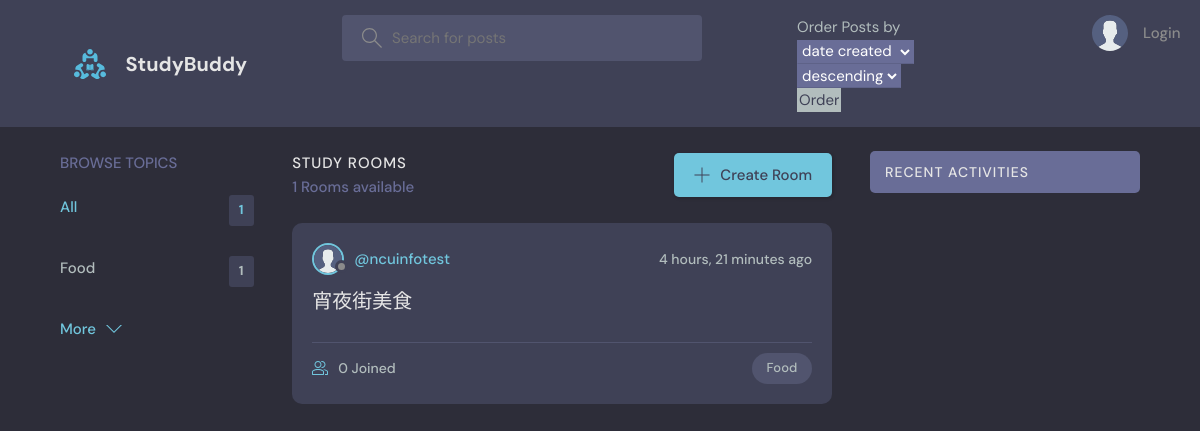
The app's page /, older data.
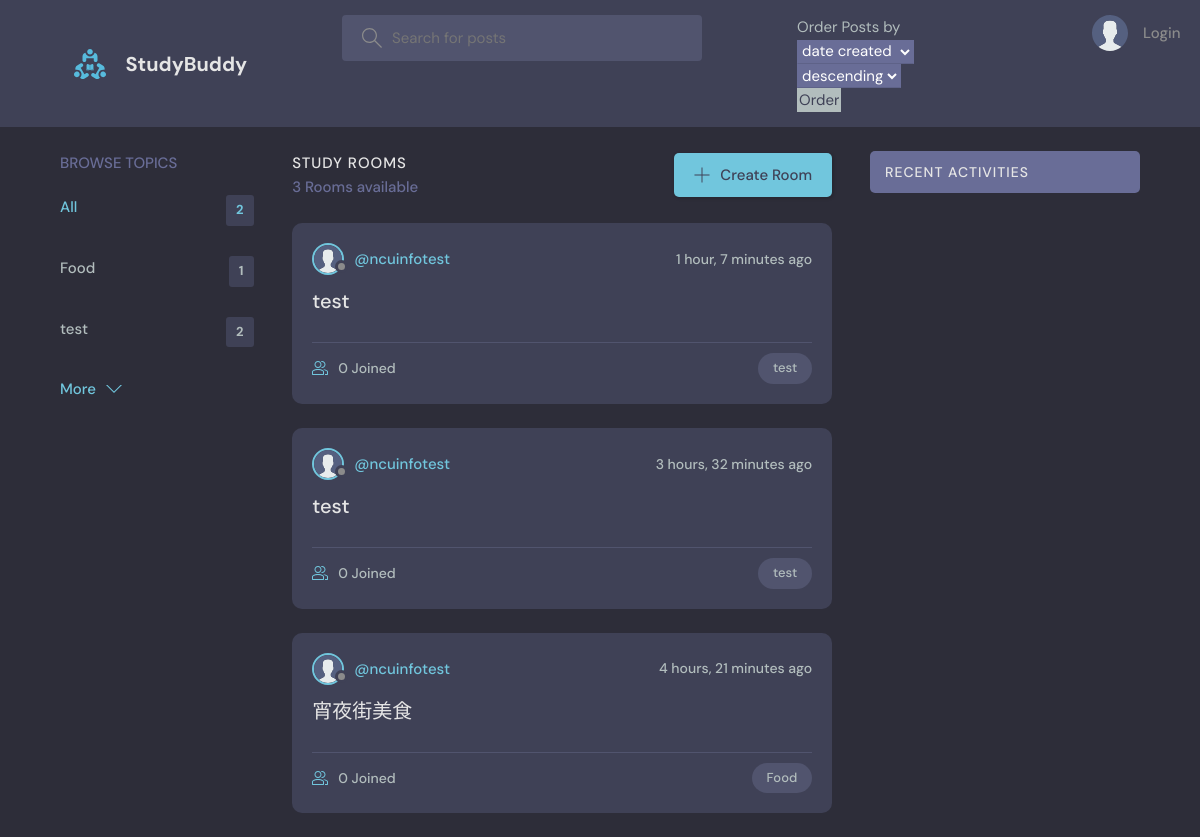
The same page, newer data.
### base/models.py (models this page shows, shortened)
class Topic(models.Model):
    name = models.CharField(max_length=200)

class Room(models.Model):
    host = models.ForeignKey(User, on_delete=models.SET_NULL, null=True)
    topic = models.ForeignKey(Topic, on_delete=models.SET_NULL, null=True)
    name = models.CharField(max_length=200)
    description = models.TextField(null=True, blank=True)
    participants = models.ManyToManyField(
        User, related_name='participants', blank=True)
    updated = models.DateTimeField(auto_now=True)
    created = models.DateTimeField(auto_now_add=True)
    likes = models.ManyToManyField(User, related_name='post_like', blank=True)
    message_count = models.IntegerField(default=0, null=True, blank=True)
    like_count = models.IntegerField(default=0, null=True, blank=True)
    class Meta:
        pass
    def __str__(self):
        return self.name

class User(AbstractUser):
    name = models.CharField(max_length=200, null=True)
    real_first_name = models.CharField(max_length=200, null=True)
    real_last_name = models.CharField(max_length=200, null=True)
    email = models.EmailField(unique=True, null=True)
    GENDER_MALE = 0
    GENDER_FEMALE = 1
    GENDER_CHOICES = [(GENDER_MALE, 'Male'), (GENDER_FEMALE, 'Female')]
    gender = models.IntegerField(choices=GENDER_CHOICES, null=True)
    bio = models.TextField(max_length=300, null=True)
    avatar = models.ImageField(null=True, default="avatar.svg")
    CL_Subject = 0
    EL_Subject = 1
    FR_Subject = 2
    IPLA_Subject = 3
    MA_Subject = 4
    PH_Subject = 5
    CM_Subject = 6
    OS_Subject = 7
    JS_Subject = 8
    CI_Subject = 9
    ME_Subject = 10
    CH_Subject = 11
    EI_Subject = 12
    BA_Subject = 13
    MIS_Subject = 14
    FM_Subject = 15
    EC_Subject = 16
    EE_Subject = 17
    CE_Subject = 18
    CO_Subject = 19
    IPEECS_Subject = 20
    AP_Subject = 21
    GP_Subject = 22
    SS_Subject = 23
    GA_Subject = 24
    HK_Subject = 25
    LS_Subject = 26
    BM_Subject = 27
    SUBJECT_CHOICES = [(CL_Subject, '中國文學系'), (EL_Subject, '英美語文學系'),
                       (FR_Subject, '法國語文學系'), (IPLA_Subject, '文學院學士班'),
                       (CM_Subject, '化學系'), (OS_Subject, '光電科學與工程學系'),
                       (JS_Subject, '理學院學士班'), (CI_Subject, '土木工程學系'),
                       (ME_Subject, '機械工程學系'), (CH_Subject, '化學工程與材料工程學系'),
                       (EI_Subject, '工學院學士班'), (BA_Subject, '企業管理學系'),
                       (MIS_Subject, '資訊管理學系'), (FM_Subject, '財務金融學系'),
                       (EC_Subject, '經濟學系'), (EE_Subject, '電機工程學系'),
                       (CE_Subject, '資訊工程學系'), (CO_Subject, '通訊工程學系'),
                       (IPEECS_Subject, '資訊電機學院學士班'), (AP_Subject, '大氣科學學系'),
                       (GP_Subject, '地球科學學系'), (SS_Subject, '太空工程與科學學系'),
                       (GA_Subject, '地科院學士班'), (HK_Subject, '客家語文暨社會科學學系'),
                       (LS_Subject, '生命科學系'), (BM_Subject, '生醫工程與科學學系')]
    Subject = models.IntegerField(choices=SUBJECT_CHOICES, null=True)
    USERNAME_FIELD = 'email'
    REQUIRED_FIELDS = ['username']

### base/views.py (the view)
# urls.py: path('', views.home, name="home"),
def home(request):
    q = request.GET.get('q') if request.GET.get('q') != None else ''
    oo = request.GET.get('order_option') if request.GET.get('order_option') != None else 'created'
    od = request.GET.get('order_direction') if request.GET.get('order_direction') != None else 'descending'
    direction_symbol = '-' if (od == 'descending') else ''
    rooms = Room.objects.filter(
        Q(topic__name__icontains=q) |
        Q(name__icontains=q) |
        Q(description__icontains=q)
    ).order_by(str(direction_symbol+oo))
    print(rooms)
    topics = Topic.objects.all()[0:5]
    room_count = rooms.count()
    room_messages = Message.objects.filter(
        Q(room__topic__name__icontains=q))[0:3]
    context = {'rooms': rooms,
               'topics': topics,
               'room_count': room_count,
               'room_messages': room_messages}
    return render(request, 'base/home.html', context)

### base/templates/base/home.html (shortened to what this page needs)
{% extends 'main.html' %}
{% block content %}
<main class="layout layout--3">
  <div class="container">
    {% include 'base/topics_component.html' %}
    <div class="roomList">
    <div class="roomList__header">
      <div>
        <h2>Study Rooms</h2>
        <p>{{room_count}} Rooms available</p>
      </div>
      <a class="btn btn--main" href="{% url 'create-room' %}">
        <svg version="1.1" xmlns="http://www.w3.org/2000/svg" width="32" height="32" viewBox="0 0 32 32">
          <title>add</title>
          <path
          d="M16.943 0.943h-1.885v14.115h-14.115v1.885h14.115v14.115h1.885v-14.115h14.115v-1.885h-14.115v-14.115z">
        </path>
        </svg>
        Create Room
      </a>
    </div>
    {% include 'base/feed_component.html' %}
  </div>
  {% include 'base/activity_component.html' %}
</div>
</main>
{% endblock %}

### base/templates/base/topics_component.html
<div class="topics">
    <div class="topics__header">
        <h2>Browse Topics</h2>
    </div>
    <ul class="topics__list">
        <li>
            <a href="{% url 'home' %}" class="active">All <span>{{topics.count}}</span></a>
        </li>
        {% for topic in topics %}
        <li>
            <a href="{% url 'home' %}?q={{topic.name}}">{{topic.name}}<span>{{topic.room_set.all.count}}</span></a>
        </li>
        {% endfor %}
    </ul>
    <a class="btn btn--link" href="{% url 'topics' %}">
        More
        <svg version="1.1" xmlns="http://www.w3.org/2000/svg" width="32" height="32" viewBox="0 0 32 32">
            <title>chevron-down</title>
            <path d="M16 21l-13-13h-3l16 16 16-16h-3l-13 13z"></path>
        </svg>
    </a>
</div>

### base/templates/base/feed_component.html (shortened to what this page needs)
{% for room in rooms %}
<div class="roomListRoom">
    <div class="roomListRoom__header">
        <a href="{% url 'user-profile' room.host.id %}" class="roomListRoom__author">
            <div class="avatar avatar--small">
                <img src="{{room.host.avatar.url}}" />
            </div>
            <span>@{{room.host.username}}</span>
        </a>
        <div class="roomListRoom__actions">
            <span>{{room.created|timesince}} ago</span>
        </div>
    </div>
    <div class="roomListRoom__content">
        <a href="{% url 'room' room.id %}">{{room.name}}</a>
    </div>
    <div class="roomListRoom__meta">
        <a href="{% url 'room' room.id %}" class="roomListRoom__joined">
            {{room.participants.all.count}} Joined
        </a>
        <p class="roomListRoom__topic">{{room.topic.name}}</p>
    </div>
</div>
{% endfor %}

Row changes from the older to the newer data that the page shows:
added Topic: name "test", room_set.all.count "2"
added Room: host.avatar (placeholder picture), host.username "ncuinfotest", created "1 hour, 7 minutes", name "test", participants.all.count "0", topic.name "test"
added Room: host.avatar (placeholder picture), host.username "ncuinfotest", created "3 hours, 32 minutes", name "test", participants.all.count "0", topic.name "test"
Text that changed along with them:
{{ topics.count }}: "1" → "2"
{{ room_count }}: "1" → "3"
